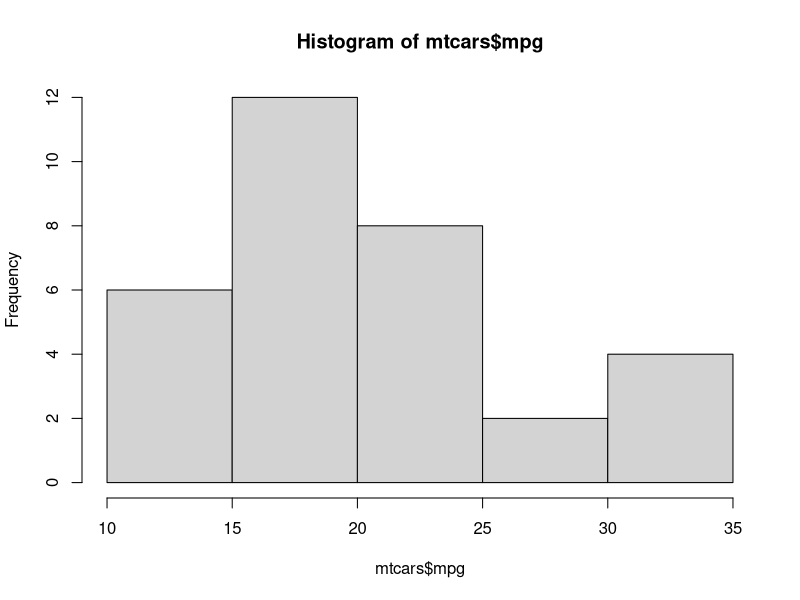
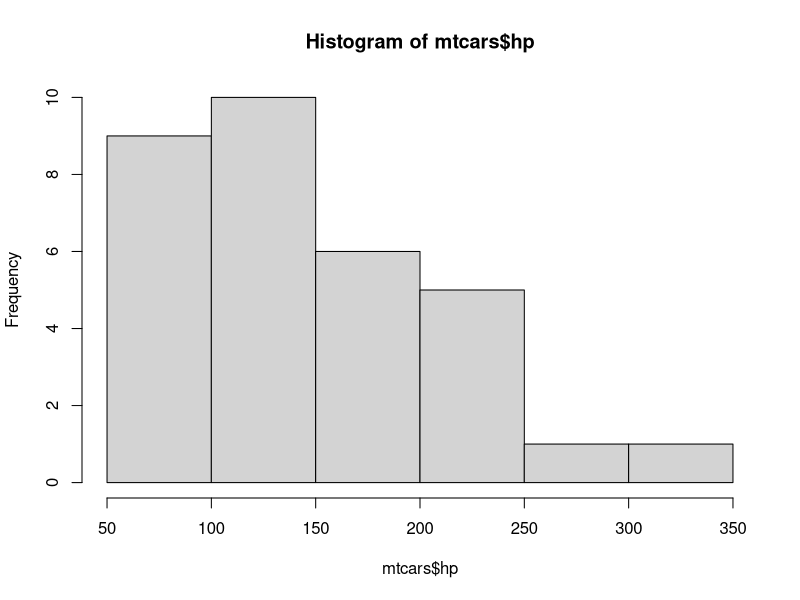
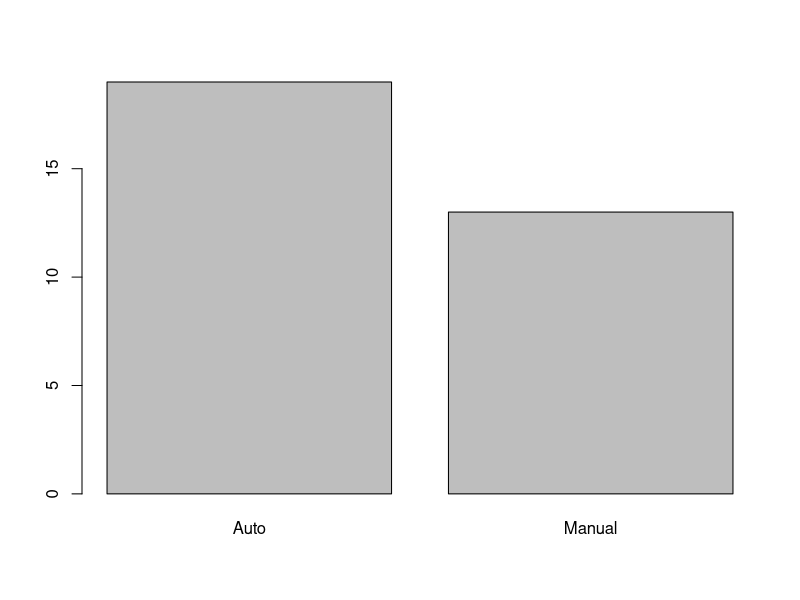
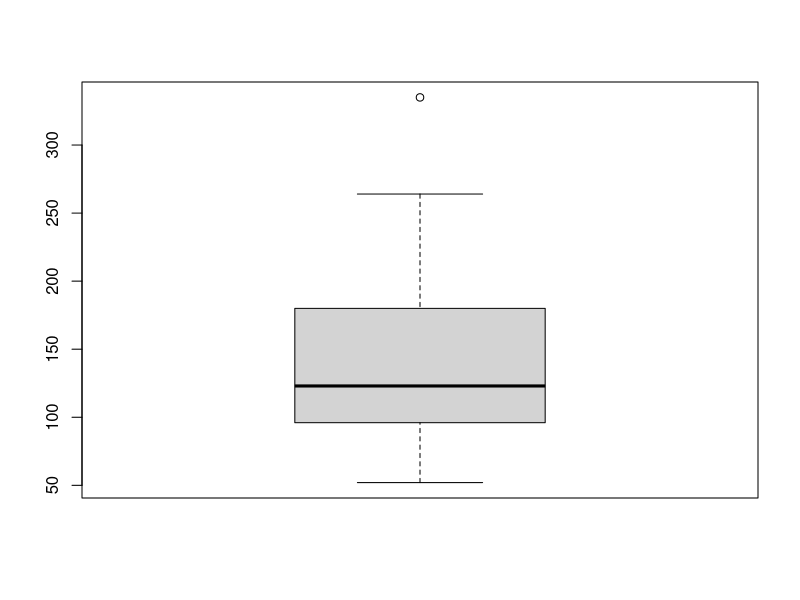
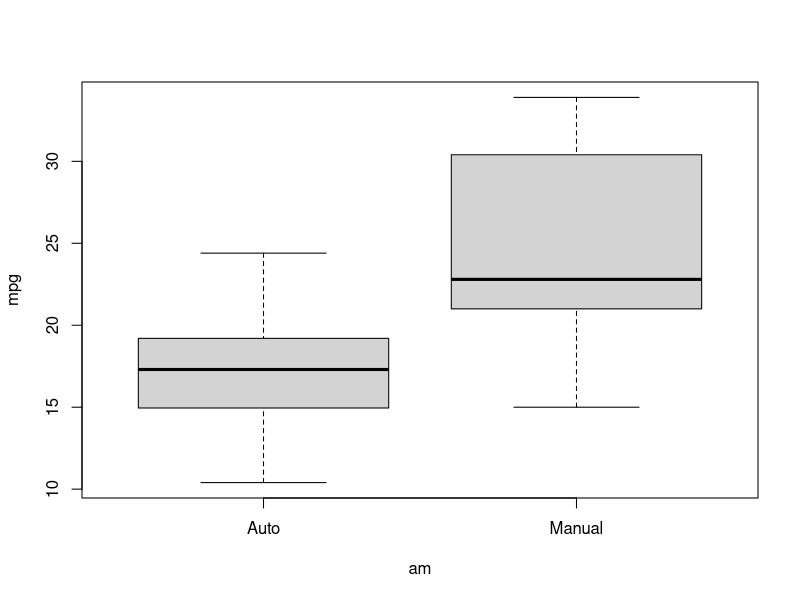
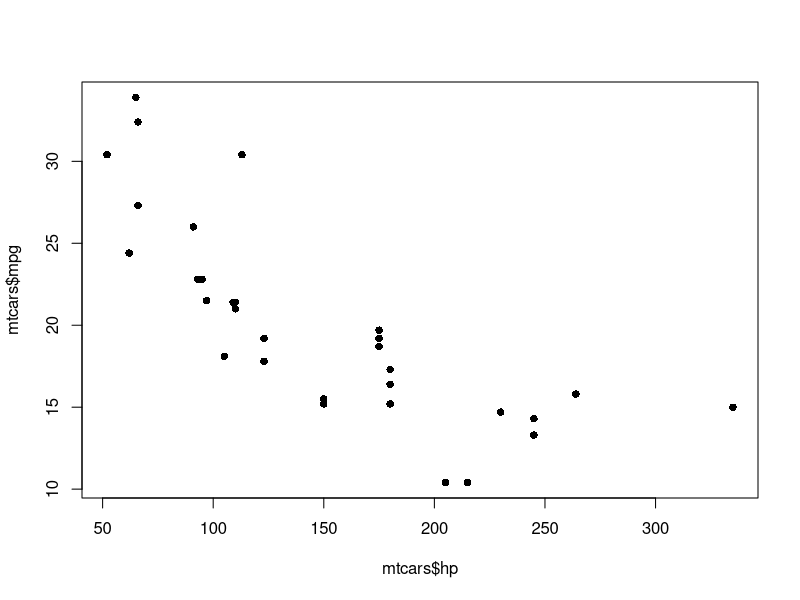

Write the R code that produced these figures, in order.
install.packages("tidyverse")
library(tidyverse)

# basic plots
hist(mtcars$mpg)

# analyzing horse power
hist(mtcars$hp)
mean(mtcars$hp)


# Convert number columns to factor
str(mtcars)
mtcars$am <- factor(mtcars$am,
                    levels = c(0,1),
                    labels = c("Auto","Manual"))
# Bar plot
barplot(table(mtcars$am))

# Box plot
boxplot(mtcars$hp)
fivenum(mtcars$hp)

# Box plot 2 Variables
boxplot(mpg ~ am, data = mtcars)

# Scatter Plot
plot(mtcars$hp, mtcars$mpg, pch = 16)
